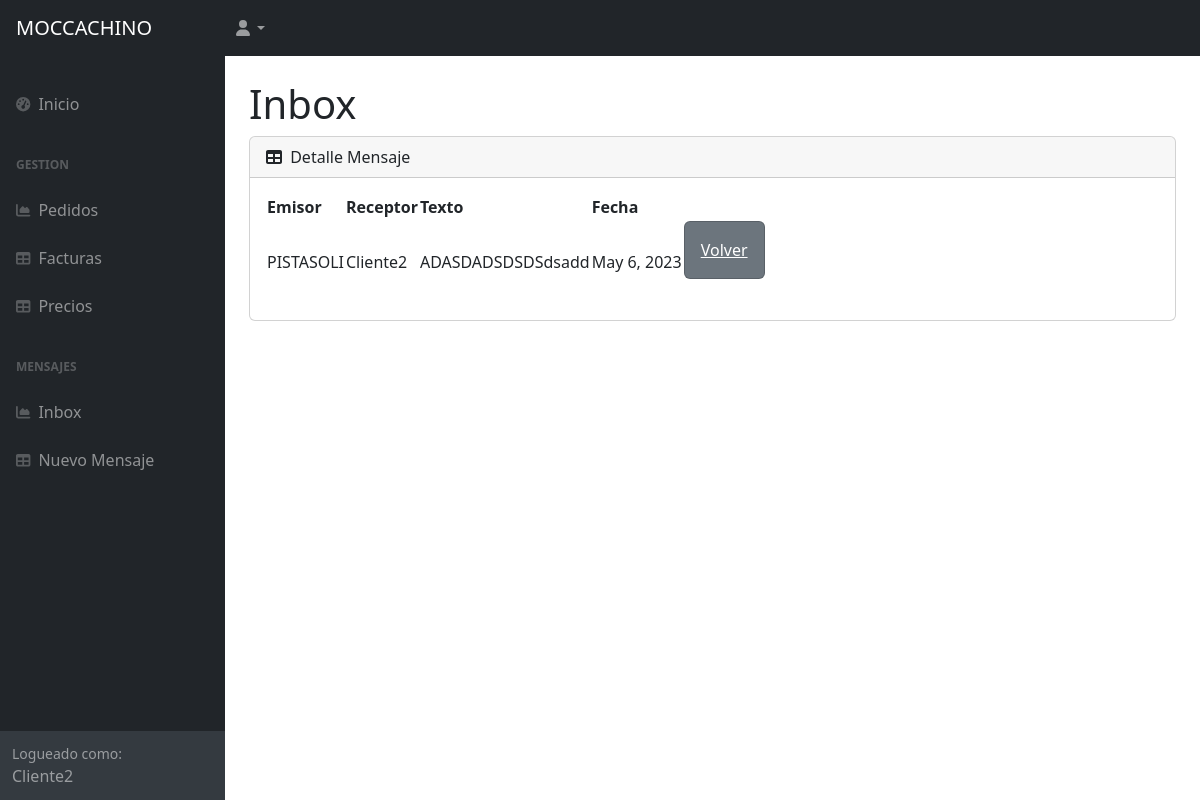
The app's page /AppClientes/vermensaje/1 (signed in) with its own data.
### AppClientes/models.py (models this page shows, shortened)
class Mensaje(models.Model):
    emisor=models.ForeignKey(User, on_delete=models.CASCADE)
    receptor=models.CharField(max_length=50)
    texto=models.CharField(max_length=500)
    fecha = models.DateField(default=datetime.date.today)

### AppClientes/views.py (the view)
# urls.py: path('vermensaje/<pk>', verMensaje.as_view(), name="vermensaje"),
class verMensaje(LoginRequiredMixin, DetailView):
    model=Mensaje
    template_name="AppClientes/vermensaje.html"

### AppClientes/templates/AppClientes/vermensaje.html
{% extends 'AppClientes/padre.html' %}
{% load static %}
{% block contenido %}
<div id="layoutSidenav_content">
    <main>
        <div class="container-fluid px-4">
            <h1 class="mt-4">Inbox</h1>
            <div class="card mb-4">
                <div class="card-header">
                    <i class="fas fa-table me-1"></i>
                    Detalle Mensaje
                </div>
                <div class="card-body">
                    <table id="datatablesSimple">
                        <thead>
                            <tr>
                                <th>Emisor</th>
                                <th>Receptor</th>
                                <th>Texto</th>
                                <th>Fecha</th>
                            </tr>
                        </thead>
                        <tbody>
                                <td>{{ mensaje.emisor }}</td>
                                <td>{{ mensaje.receptor }}</td>
                                <td>{{ mensaje.texto }}</td>
                                <td>{{ mensaje.fecha }}</td>
                                <td><div class="col-xl-auto col-md-1">
                                    <div class="card bg-secondary text-white mb-4">
                                        <a class="card-body" href="{% url 'inbox' %}">Volver</a>
                                    </div>
                                </div></td>
                        </tbody>
                    </table>
                </div>
            </div>
        </div>
    </main>
    {% endblock %}

### AppClientes/templates/AppClientes/padre.html (shortened to what this page needs)
<!DOCTYPE html>
<html lang="en">
    <head>
        {% load static %}
        <link href="https://cdn.jsdelivr.net/npm/simple-datatables@7.1.2/dist/style.min.css" rel="stylesheet" />
        <link href="{% static 'AppClientes/css/styles.css' %}" rel="stylesheet" />
    </head>
    <body class="sb-nav-fixed">
        <nav class="sb-topnav navbar navbar-expand navbar-dark bg-dark">
            <a class="navbar-brand ps-3" href="{% url 'InicioAppClientes' %}">MOCCACHINO</a>
            <ul class="navbar-nav ms-auto ms-md-0 me-3 me-lg-4">
                <li class="nav-item dropdown">
                    <a class="nav-link dropdown-toggle" id="navbarDropdown" href="#" role="button" data-bs-toggle="dropdown" aria-expanded="false"><i class="fas fa-user fa-fw"></i></a>
                </li>
            </ul>
        </nav>
        <div id="layoutSidenav">
            <div id="layoutSidenav_nav">
                <nav class="sb-sidenav accordion sb-sidenav-dark" id="sidenavAccordion">
                    <div class="sb-sidenav-menu">
                        <div class="nav">
                            <br>
                            <a class="nav-link" href="{% url 'InicioAppClientes' %}">
                                <div class="sb-nav-link-icon"><i class="fas fa-tachometer-alt"></i></div>
                                Inicio
                            </a>
                            <div class="sb-sidenav-menu-heading">Gestion</div>
                            <a class="nav-link" href="{% url 'pedidos_super' %}">
                                <div class="sb-nav-link-icon"><i class="fas fa-chart-area"></i></div>
                                Pedidos
                            </a>
                            <a class="nav-link" href="{% url 'facturas_super' %}">
                                <div class="sb-nav-link-icon"><i class="fas fa-table"></i></div>
                                Facturas
                            </a>
                            <a class="nav-link" href="{% url 'precios' %}">
                                <div class="sb-nav-link-icon"><i class="fas fa-table"></i></div>
                                Precios
                            </a>
                            <div class="sb-sidenav-menu-heading">Mensajes</div>
                            <a class="nav-link" href="{% url 'inbox' %}">
                                <div class="sb-nav-link-icon"><i class="fas fa-chart-area"></i></div>
                                Inbox
                            </a>
                            <a class="nav-link" href="{% url 'nuevomensaje' %}">
                                <div class="sb-nav-link-icon"><i class="fas fa-table"></i></div>
                                Nuevo Mensaje
                            </a>
                        </div>
                    </div>
                    <div class="sb-sidenav-footer">
                        <div class="small">Logueado como:</div>
                        {{ user.username }}
                    </div>
                </nav>
            </div>
            {% block contenido %}
            {% endblock %}
        </div>
    </body>
</html>

### records on screen
Mensaje: emisor "PISTASOLI", receptor "Cliente2", texto "ADASDADSDSDSdsadd", fecha "May 6, 2023"

### other values on screen
{{ user.username }} "Cliente2"
